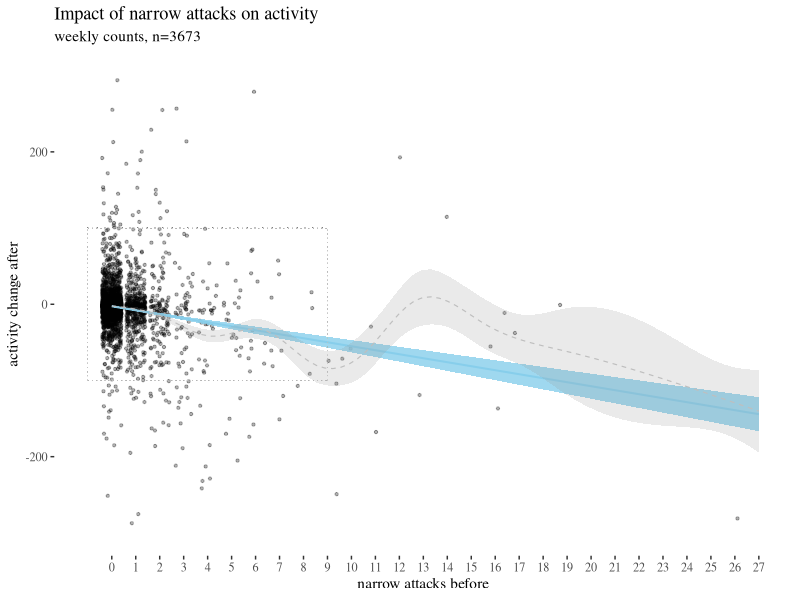
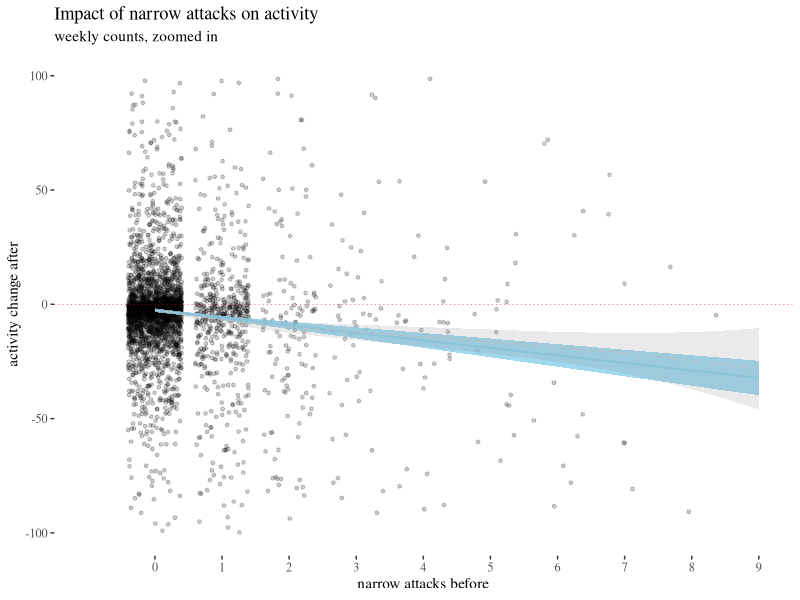
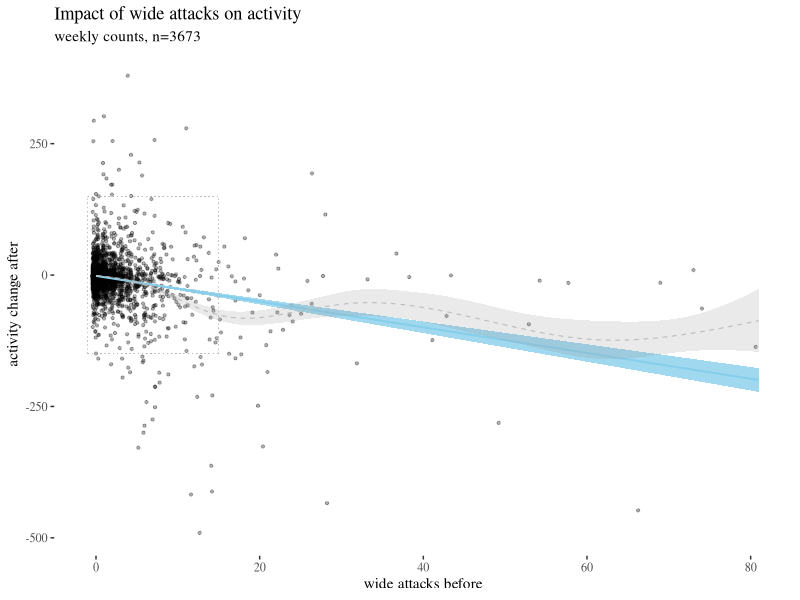
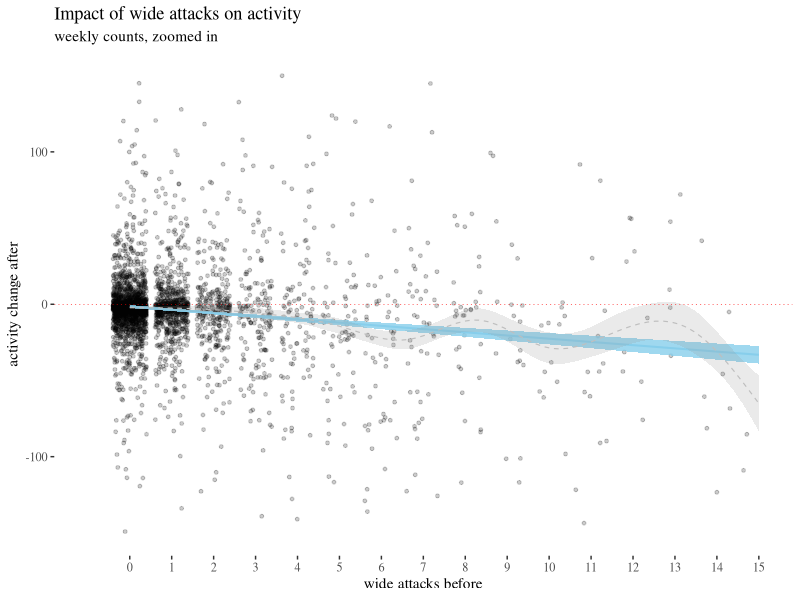
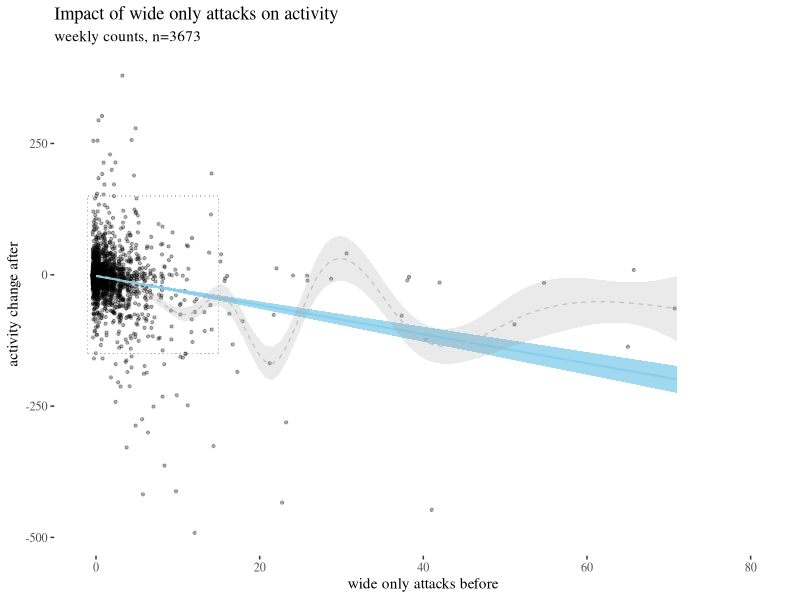
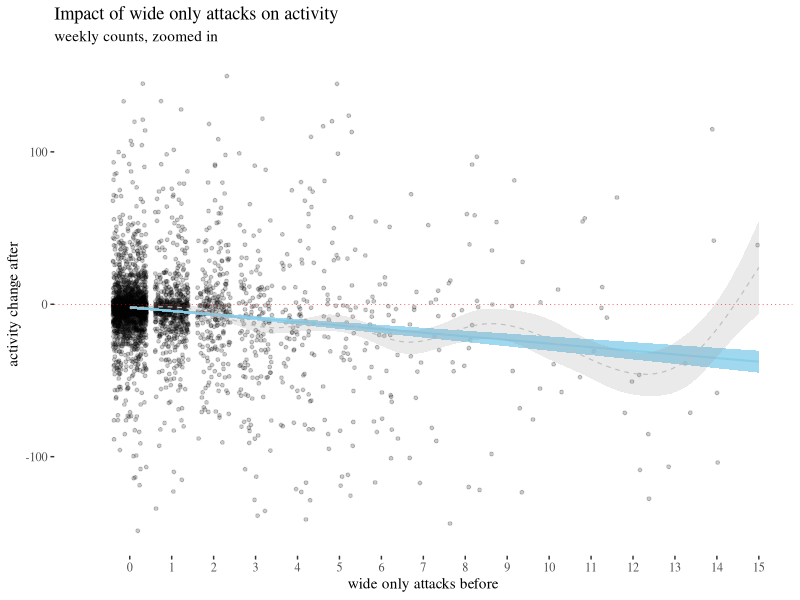
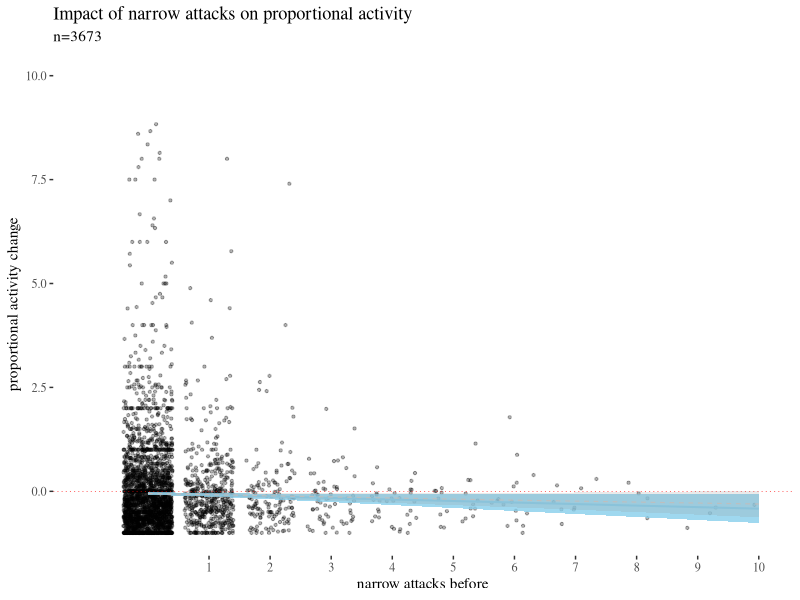
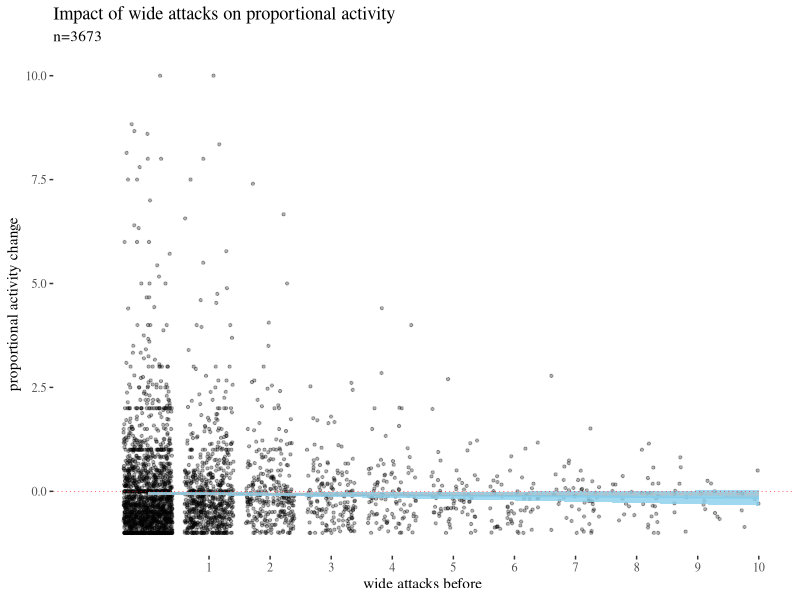

These figures' R source, in order:
## ---- chunk 1
knitr::opts_knit$set(base.dir = "/home/rafal/UG/UGprojects/redditAttacks",
base.url = "https://rfl-urbaniak.github.io/redditAttacks/")
knitr::opts_chunk$set(fig.path = "images/")
## ---- chunk 2
require("knitr")
#opts_knit$set(root.dir = "../")
options(knitr.kable.NA = '')

library(tidyverse)
library(knitr)
library(kableExtra)
library(formatR)
knitr::opts_chunk$set(tidy.opts = list(width.cutoff = 60), tidy = TRUE)
## ---- chunk 3
#note we load the data here
data <- read.csv("../datasets/quittingFinalAnon.csv")[,-1]
table(data$group)
## ---- chunk 4
dataDisp <- data[,c(1,77:85)]
head(dataDisp)
## ---- chunk 5
library(ggthemes)
th <- theme_tufte()
highPlot <- ggplot(data, aes(x = sumHighBefore, y = activityDiff))+geom_jitter(size=0.8, alpha = 0.3)+
  geom_smooth(method = "lm",color = "skyblue", fill= "skyblue", 
              size = 0.7, alpha = 0.8)+
  scale_x_continuous(breaks = 0:max(data$sumHighBefore),
  limits = c(-1,max(data$sumHighBefore)))+ylim(c(-300,300))+
  geom_smooth(color = "grey", size = 0.4, lty = 2, alpha = 0.2)+   xlab("narrow attacks before")+ ylab("activity change after")+
labs(title = "Impact of narrow attacks on activity", subtitle = "weekly counts, n=3673")+
  geom_segment(aes(x = -1, y = -100, xend = 9, yend = -100), lty = 3, size = 0.1, color = "gray71", alpha = 0.2)+ 
  geom_segment(aes(x = -1, y = 100, xend = 9, yend = 100), lty = 3, size = 0.1, color = "gray71", alpha = 0.2)+
  geom_segment(aes(x = -1, y = -100, xend = -1, yend = 100), lty = 3, size = 0.1, color = "gray71", alpha = 0.2)+ 
  geom_segment(aes(x = 9, y = -100, xend = 9, yend = 100), lty = 3, size = 0.1, color = "gray71", alpha = 0.2)+th


highPlotZoomed <- 
ggplot(data, aes(x = sumHighBefore, y = activityDiff))+geom_jitter(size=1, alpha = 0.2)+geom_smooth(method = "lm",color = "skyblue", fill= "skyblue", size = 0.7, alpha = 0.8)+th+scale_x_continuous(breaks = 0:max(data$sumHighBefore),limits = c(-1,9))+ylim(c(-100,100))+geom_smooth(color = "grey", size = 0.4, lty = 2, alpha = 0.2)+ xlab("narrow attacks before")+ ylab("activity change after")+labs(title = "Impact of narrow attacks on activity", subtitle = "weekly counts, zoomed in")+geom_hline(yintercept = 0, col = "red", size = 0.2, lty = 3)
## ---- chunk 6
highPlot
## ---- chunk 7
highPlotZoomed
## ---- chunk 8
lowPlot <- ggplot(data, aes(x = sumLowBefore, y = activityDiff))+geom_jitter(size=0.8, alpha = 0.3)+geom_smooth(method = "lm",color = "skyblue", fill= "skyblue", size = 0.7, alpha = 0.8)+th+geom_smooth(color = "grey", size = 0.4, lty = 2, alpha = 0.2)+ xlab("wide attacks before")+ ylab("activity change after")+labs(title = "Impact of wide attacks on activity", subtitle = "weekly counts, n=3673") + geom_segment(aes(x = -1, y = -150, xend = 15, yend = -150), lty = 3, size = 0.1, color = "gray71", alpha = 0.2)+ geom_segment(aes(x = -1, y = 150, xend = 15, yend = 150), lty = 3, size = 0.1, color = "gray71", alpha = 0.2)+ geom_segment(aes(x = -1, y = -150, xend = -1, yend = 150), lty = 3, size = 0.1, color = "gray71", alpha = 0.2)+ geom_segment(aes(x = 15, y = -150, xend = 15, yend = 150), lty = 3, size = 0.1, color = "gray71", alpha = 0.2)+xlim(c(-1,max(data$sumLowBefore)))



lowPlotZoomed <- ggplot(data, aes(x = sumLowBefore, y = activityDiff))+geom_jitter(size=1, alpha = 0.2)+geom_smooth(method = "lm",color = "skyblue", fill= "skyblue", size = 0.7, alpha = 0.8)+th+scale_x_continuous(breaks = 0:max(data$sumLowBefore),limits = c(-1,15))+ylim(c(-150,150))+geom_smooth(color = "grey", size = 0.4, lty = 2, alpha = 0.2)+ xlab("wide attacks before")+ ylab("activity change after")+labs(title = "Impact of wide attacks on activity", subtitle = "weekly counts, zoomed in")+geom_hline(yintercept = 0, col = "red", size = 0.2, lty = 3)
## ---- chunk 9
lowPlot
## ---- chunk 10
lowPlotZoomed
## ---- chunk 11
lowOnlyPlot <- ggplot(data, aes(x = (sumLowBefore - sumHighBefore), y = activityDiff))+geom_jitter(size=0.8, alpha = 0.3)+geom_smooth(method = "lm",color = "skyblue", fill= "skyblue", size = 0.7, alpha = 0.8)+th+geom_smooth(color = "grey", size = 0.4, lty = 2, alpha = 0.2)+ xlab("wide only attacks before")+ ylab("activity change after")+labs(title = "Impact of wide only attacks on activity", subtitle = "weekly counts, n=3673") + geom_segment(aes(x = -1, y = -150, xend = 15, yend = -150), lty = 3, size = 0.1, color = "gray71", alpha = 0.2)+ geom_segment(aes(x = -1, y = 150, xend = 15, yend = 150), lty = 3, size = 0.1, color = "gray71", alpha = 0.2)+ geom_segment(aes(x = -1, y = -150, xend = -1, yend = 150), lty = 3, size = 0.1, color = "gray71", alpha = 0.2)+ geom_segment(aes(x = 15, y = -150, xend = 15, yend = 150), lty = 3, size = 0.1, color = "gray71", alpha = 0.2)+xlim(c(-1,max(data$sumLowBefore)))


lowOnlyPlotZoomed <- ggplot(data, aes(x = (sumLowBefore - sumHighBefore), y = activityDiff))+geom_jitter(size=1, alpha = 0.2)+geom_smooth(method = "lm",color = "skyblue", fill= "skyblue", size = 0.7, alpha = 0.8)+th+scale_x_continuous(breaks = 0:max(data$sumLowBefore),limits = c(-1,15))+ylim(c(-150,150))+geom_smooth(color = "grey", size = 0.4, lty = 2, alpha = 0.2)+ xlab("wide only attacks before")+ ylab("activity change after")+labs(title = "Impact of wide only attacks on activity", subtitle = "weekly counts, zoomed in")+geom_hline(yintercept = 0, col = "red", size = 0.2, lty = 3)
## ---- chunk 12
lowOnlyPlot
## ---- chunk 13
lowOnlyPlotZoomed
## ---- chunk 14
rescale <- function(diff,act){
diff/act
}
data$activityScore <- rescale(data$activityDiff,data$activityBefore)

propPlotHigh <- ggplot(data, aes(x = sumHighBefore, y = activityScore))+geom_jitter(size=0.8, alpha = 0.3)+geom_smooth(method = "lm",color = "skyblue", fill= "skyblue", size = 0.7, alpha = 0.8)+th + xlab("narrow attacks before")+ ylab("proportional activity change")+labs(title = "Impact of narrow attacks on proportional activity", subtitle = "n=3673")+scale_y_continuous(limits = c(-1,10))+geom_hline(yintercept = 0, col = "red", size = 0.2, lty = 3)+scale_x_continuous(breaks = 1:15, limits = c(-1,10))+geom_smooth(color = "grey", size = 0.4, lty = 2, alpha = 0.2)

propPlotLow <- ggplot(data, aes(x = sumLowBefore, y = activityScore))+geom_jitter(size=0.8, alpha = 0.3)+geom_smooth(method = "lm",color = "skyblue", fill= "skyblue", size = 0.7, alpha = 0.8)+th + xlab("wide attacks before")+ ylab("proportional activity change")+labs(title = "Impact of wide attacks on proportional activity", subtitle = "n=3673")+scale_y_continuous(limits = c(-1,10))+geom_hline(yintercept = 0, col = "red", size = 0.2, lty = 3)+scale_x_continuous(breaks = 1:15, limits = c(-1,10))+geom_smooth(color = "grey", size = 0.4, lty = 2, alpha = 0.2)


propPlotLowOnly <- ggplot(data, aes(x = sumLowBefore-sumHighBefore, y = activityScore))+geom_jitter(size=0.8, alpha = 0.3)+geom_smooth(method = "lm",color = "skyblue", fill= "skyblue", size = 0.7, alpha = 0.8)+th + xlab("wide only attacks before")+ ylab("proportional activity change")+labs(title = "Impact of wide only attacks on proportional activity", subtitle = "n=3673")+scale_y_continuous(limits = c(-1,10))+geom_hline(yintercept = 0, col = "red", size = 0.2, lty = 3)+scale_x_continuous(breaks = 1:15, limits = c(-1,10))+geom_smooth(color = "grey", size = 0.4, lty = 2, alpha = 0.2)

## ---- chunk 15
propPlotHigh
## ---- chunk 16
propPlotLow
## ---- chunk 17
propPlotLowOnly
## ---- chunk 18
counts <- t(table(data$sumHighBefore)) 
counts <- rbind(counts,counts)
counts[1,] <- as.numeric(colnames(counts))
colnames(counts) <- NULL
rownames(counts) <-  c("no. of attacks", "count")
counts
## ---- chunk 19
attacks <- 0:8 
max <- max(attacks)
low <- numeric(max+1)
high <- numeric(max+1)
m <- numeric(max+1)
p <- numeric(max+1)
t <- list()

for(attacks in attacks){
t[[attacks+1]] <- t.test(data[data$sumHighBefore == attacks,]$activityDiff)

low[attacks+1] <- t[[attacks+1]]$conf.int[1]
high[attacks+1] <- t[[attacks+1]]$conf.int[2]
m[attacks+1] <- t[[attacks+1]]$estimate
p[attacks+1] <- t[[attacks+1]]$p.value
}
highTable<-as.data.frame(round(rbind(0:8,low, m, high, p),3))
rownames(highTable) <- c("attacks","CIlow","estimated m", "CIhigh", "p-value")
## ---- chunk 20
highTableLong <- round(data.frame(attacks = 0:8, low, m, high, p),3)

highTableBar <- ggplot(highTableLong)+ geom_bar(aes(x=attacks,y=m), stat="identity", fill = "skyblue", alpha= 0.5)+
  geom_errorbar( aes(x=attacks, ymin=low, ymax=high), width=0.4, colour="seashell3", alpha=0.9, size=0.3)+th+xlab("narrow attacks")+ylab("mean activity change")+
  geom_text(aes(x=attacks, y=low-20,
                label=p), size = 2)+labs(title = "Mean impact of narrow attacks on  weekly activity", subtitle = "with 95% confidence intervals and p-values")+
  scale_x_continuous(labels = 0:8, breaks= 0:8)

highTableBar6 <- ggplot(highTableLong[highTableLong$attacks < 6 ,])+ 
  geom_bar(aes(x=attacks,y=m), stat="identity", fill = "skyblue", alpha= 0.5)+
  geom_errorbar( aes(x=attacks, ymin=low, ymax=high), width=0.4, colour="seashell3", alpha=0.9, size=0.3)+th+xlab("narrow attacks")+ylab("mean activity change")+
  geom_text(aes(x=attacks, y=low-20,label=p), size = 2)+
      labs(title = "Mean impact of narrow attacks <6 on  weekly activity",
       subtitle = "with 95% confidence intervals and p-values")+
  scale_x_continuous(labels = 0:5, breaks= 0:5)

highTableBar3 <- ggplot(highTableLong[highTableLong$attacks < 3 ,])+ geom_bar(aes(x=attacks,y=m), stat="identity", fill = "skyblue", alpha= 0.5)+
  geom_errorbar( aes(x=attacks, ymin=low, ymax=high), width=0.4, colour="seashell3", alpha=0.9, size=0.3)+th+xlab("narrow attacks")+ylab("mean activity change")+
  geom_text(aes(x=attacks, y=low-5, label=p), size = 2)+
    labs(title = "Mean impact of narrow attacks <3 on  weekly activity", subtitle = "with 95% confidence intervals and p-values")+scale_x_continuous(labels = 0:2, breaks= 0:2)
## ---- chunk 21
attacks <- 0:8
max <- max(attacks)
lowL <- numeric(max+1)
highL <- numeric(max+1)
mL <- numeric(max+1)
pL <- numeric(max+1)
tL <- list()

for(attacks in attacks){
tL[[attacks+1]] <- t.test(data[data$sumLowBefore == attacks,]$activityDiff)

lowL[attacks+1] <- t[[attacks+1]]$conf.int[1]
highL[attacks+1] <- t[[attacks+1]]$conf.int[2]
mL[attacks+1] <- t[[attacks+1]]$estimate
pL[attacks+1] <- t[[attacks+1]]$p.value
}
lowTable<-as.data.frame(round(rbind(0:8,lowL, mL, highL, pL),3))
rownames(lowTable) <- c("attacks","CIlow","estimated m", "CIhigh", "p-value")


attacks <- 0:8
max <- max(attacks)
lowLo <- numeric(max+1)
highLo <- numeric(max+1)
mLo <- numeric(max+1)
pLo <- numeric(max+1)
tLo <- list()

for(attacks in attacks){
tLo[[attacks+1]] <- t.test(data[data$sumLowBefore -
                data$sumHighBefore == attacks,]$activityDiff)

lowLo[attacks+1] <- t[[attacks+1]]$conf.int[1]
highLo[attacks+1] <- t[[attacks+1]]$conf.int[2]
mLo[attacks+1] <- t[[attacks+1]]$estimate
pLo[attacks+1] <- t[[attacks+1]]$p.value
}
lowOnlyTable<-as.data.frame(round(rbind(0:8,lowLo, mLo, highLo, pLo),3))
rownames(lowTable) <- c("attacks","CIlow","estimated m", "CIhigh", "p-value")

## ---- chunk 22
lowTableLong <- round(data.frame(attacks = 0:8, lowL, mL, highL, pL),3)

lowTableBar <- ggplot(lowTableLong)+ geom_bar(aes(x=attacks,y=m), stat="identity", fill = "skyblue", alpha= 0.5)+
  geom_errorbar( aes(x=attacks, ymin=low, ymax=high), width=0.4, colour="seashell3", alpha=0.9, size=0.3)+th+xlab("wide attacks")+ylab("mean activity change")+
  geom_text(aes(x=attacks, y=low-20,
                label=round(p,3)), size = 2)+labs(title = "Mean impact of wide attacks on  weekly activity", subtitle = "with 95% confidence intervals and p-values")+scale_x_continuous(labels = 0:8, breaks= 0:8)


lowOnlyTableLong <- round(data.frame(attacks = 0:8, lowLo, mLo, highLo, pLo),3)

lowOnlyTableBar <- ggplot(lowOnlyTableLong)+ geom_bar(aes(x=attacks,y=m), stat="identity", fill = "skyblue", alpha= 0.5)+
  geom_errorbar( aes(x=attacks, ymin=low, ymax=high), width=0.4, colour="seashell3", alpha=0.9, size=0.3)+th+xlab("wide only attacks")+ylab("mean activity change")+
  geom_text(aes(x=attacks, y=low-20,
                label=round(p,3)), size = 2)+labs(title = "Mean impact of wide only attacks on  weekly activity", subtitle = "with 95% confidence intervals and p-values")+scale_x_continuous(labels = 0:8, breaks= 0:8)
## ---- chunk 23
highTable
## ---- chunk 24
lowTable
## ---- chunk 25
lowOnlyTable
